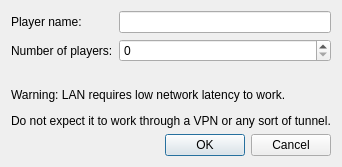
<?xml version="1.0" encoding="UTF-8"?>
<ui version="4.0">
 <class>LANStartHostDialog</class>
 <widget class="QDialog" name="LANStartHostDialog">
  <property name="geometry">
   <rect>
    <x>0</x>
    <y>0</y>
    <width>389</width>
    <height>202</height>
   </rect>
  </property>
  <property name="sizePolicy">
   <sizepolicy hsizetype="Preferred" vsizetype="Preferred">
    <horstretch>0</horstretch>
    <verstretch>0</verstretch>
   </sizepolicy>
  </property>
  <property name="windowTitle">
   <string>Host LAN game - melonDS</string>
  </property>
  <layout class="QVBoxLayout" name="verticalLayout">
   <property name="sizeConstraint">
    <enum>QLayout::SizeConstraint::SetFixedSize</enum>
   </property>
   <item>
    <layout class="QFormLayout" name="formLayout">
     <item row="0" column="0">
      <widget class="QLabel" name="label">
       <property name="text">
        <string>Player name:</string>
       </property>
      </widget>
     </item>
     <item row="0" column="1">
      <widget class="QLineEdit" name="txtPlayerName"/>
     </item>
     <item row="1" column="0">
      <widget class="QLabel" name="label_2">
       <property name="text">
        <string>Number of players:</string>
       </property>
      </widget>
     </item>
     <item row="1" column="1">
      <widget class="QSpinBox" name="sbNumPlayers"/>
     </item>
     <item row="3" column="0" colspan="2">
      <widget class="QLabel" name="label_3">
       <property name="text">
        <string>&lt;html&gt;&lt;head/&gt;&lt;body&gt;&lt;p&gt;Warning: LAN requires low network latency to work.&lt;/p&gt;&lt;p&gt;Do not expect it to work through a VPN or any sort of tunnel.&lt;/p&gt;&lt;/body&gt;&lt;/html&gt;</string>
       </property>
      </widget>
     </item>
     <item row="2" column="0" colspan="2">
      <widget class="QLabel" name="label_4">
       <property name="text">
        <string/>
       </property>
      </widget>
     </item>
    </layout>
   </item>
   <item>
    <widget class="QDialogButtonBox" name="buttonBox">
     <property name="orientation">
      <enum>Qt::Orientation::Horizontal</enum>
     </property>
     <property name="standardButtons">
      <set>QDialogButtonBox::StandardButton::Cancel|QDialogButtonBox::StandardButton::Ok</set>
     </property>
    </widget>
   </item>
  </layout>
 </widget>
 <resources/>
 <connections>
  <connection>
   <sender>buttonBox</sender>
   <signal>accepted()</signal>
   <receiver>LANStartHostDialog</receiver>
   <slot>accept()</slot>
   <hints>
    <hint type="sourcelabel">
     <x>248</x>
     <y>254</y>
    </hint>
    <hint type="destinationlabel">
     <x>157</x>
     <y>274</y>
    </hint>
   </hints>
  </connection>
  <connection>
   <sender>buttonBox</sender>
   <signal>rejected()</signal>
   <receiver>LANStartHostDialog</receiver>
   <slot>reject()</slot>
   <hints>
    <hint type="sourcelabel">
     <x>316</x>
     <y>260</y>
    </hint>
    <hint type="destinationlabel">
     <x>286</x>
     <y>274</y>
    </hint>
   </hints>
  </connection>
 </connections>
</ui>
